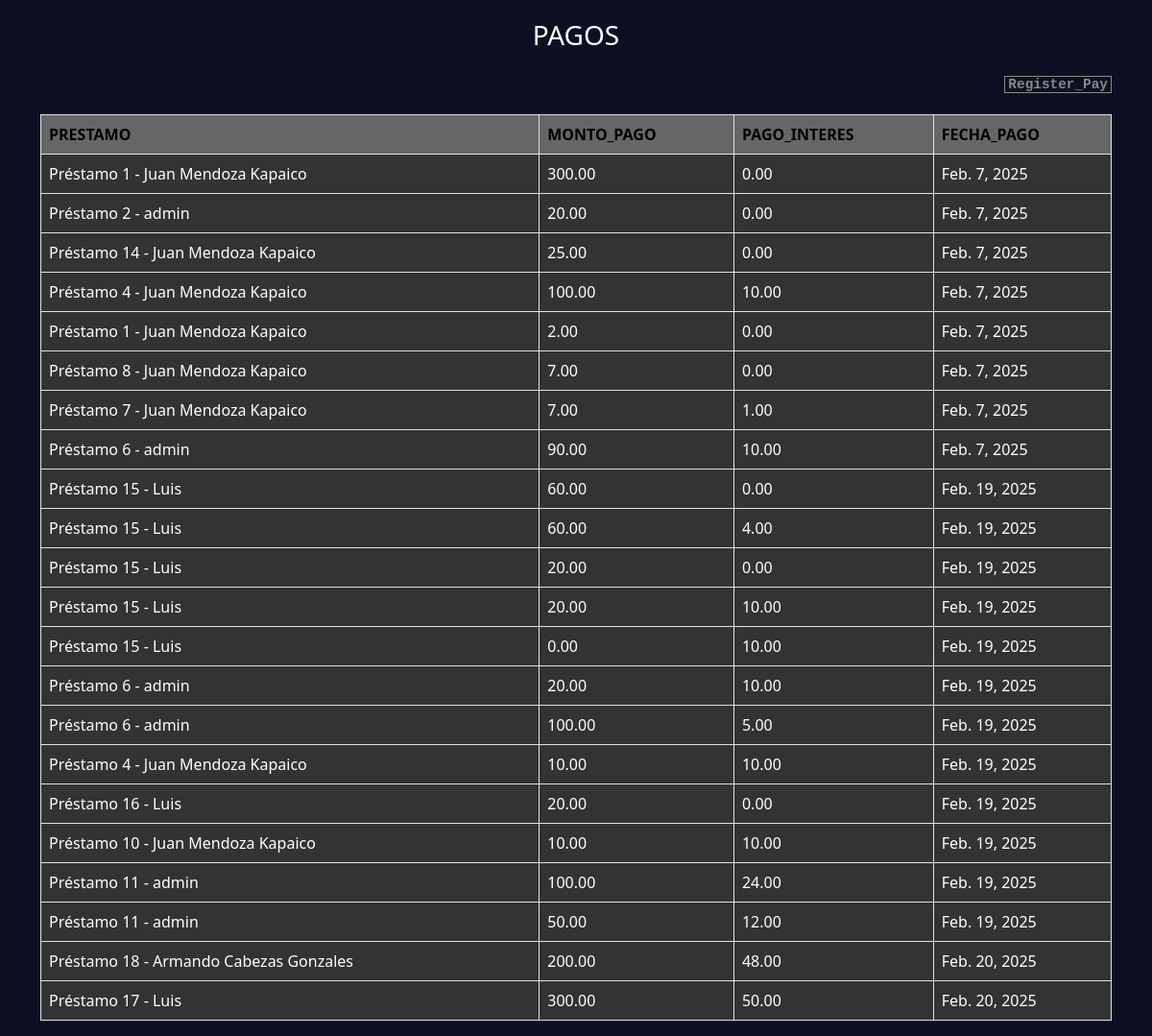
The page /payments/ on the database its author committed.
### pagos/models.py (models this page shows, shortened)
class Pago(models.Model):
    prestamo = models.ForeignKey(Prestamo, on_delete=models.CASCADE)
    monto_pago = models.DecimalField(max_digits=10, decimal_places=2)
    pagar_interes = models.DecimalField(max_digits=10, decimal_places=2, default=0)  # Campo para el interés calculado
    fecha_pago = models.DateField(auto_now_add=True)

### prestamos/models.py (models this page shows)
class Prestamo(models.Model):
    cliente = models.ForeignKey(Cliente, on_delete=models.CASCADE)
    monto = models.DecimalField(max_digits=10, decimal_places=2)
    tasa_interes = models.DecimalField(max_digits=5, decimal_places=2, default=2)
    interes = models.DecimalField(max_digits=10, decimal_places=2, blank=True, null=True)  # Campo para el interés calculado
    fecha_inicio = models.DateField(auto_now_add=True)
    plazo = models.IntegerField()  # Plazo en meses
    def __str__(self):
        return f"Préstamo {self.id} - {self.cliente.nombre}"

### clientes/models.py (models this page shows, shortened)
class Cliente(models.Model):
    nombre = models.CharField(max_length=100)
    telefono = models.CharField(max_length=15)

### pagos/views.py (the view)
# urls.py: path('payments/', views.payments, name='payments'),
@never_cache
def payments(request):
    pagos = Pago.objects.all()
    return render(request, 'payments.html', {'pagos':pagos})

### pagos/templates/payments.html (shortened to what this page needs)
{% extends "home/base.html" %}
{% load static %}
{% block head %}
    <link rel="stylesheet" href="{% static 'css/clients.css' %}">
{% endblock %}
{% block content %}
    <div class="container">
        <h3 class="titulo">PAGOS</h3>
        <div class="enlace text-end"><a href="{% url 'register_pay' %}">Register_Pay</a></div>
        <div class="box_table">
            <table class="table table-bordered">
                <thead>
                    <tr>
                        <th class="fw-bold">PRESTAMO</th>
                        <th class="fw-bold">MONTO_PAGO</th>
                        <th class="fw-bold">PAGO_INTERES</th>
                        <th class="fw-bold">FECHA_PAGO</th>
                    </tr>
                </thead>
                <tbody>
                    {% for p in pagos %}
                    <tr class="">
                        <td class="">{{ p.prestamo }}</td>
                        <td>{{ p.monto_pago }}</td>
                        <td>{{ p.pagar_interes }}</td>
                        <td>{{ p.fecha_pago }}</td>
                    </tr>
                    {% endfor %}
                </tbody>
            </table>
        </div>
    </div>
{% endblock %}

### clientes/static/css/clients.css (style rules this page uses)
.container { background: transparent; }
.container .titulo { text-align: center; margin: 20px 0; }
.container .enlace a { text-decoration: none; padding: 0 3px; color: #888; font-size: 0.9rem; font-family: 'Courier New', Courier, monospace; font-weight: bold; border: 1px solid #888; }
.container .box_table { margin-top: 20px; }
.container .box_table .table thead tr th { background: #666; color: #000; }
.container .box_table .table tbody tr td { background: #333; color: #fff; }

### home/templates/home/base.html (style rules this page uses)
* { margin: 0; padding: 0; box-sizing: border-box; }
body { background-color: #0c1022; color: #fff; }

### rows shown on the page
Pago: prestamo "Préstamo 1 - Juan Mendoza Kapaico", monto_pago "300.00", pagar_interes "0.00", fecha_pago "Feb. 7, 2025"
Pago: prestamo "Préstamo 2 - admin", monto_pago "20.00", pagar_interes "0.00", fecha_pago "Feb. 7, 2025"
Pago: prestamo "Préstamo 14 - Juan Mendoza Kapaico", monto_pago "25.00", pagar_interes "0.00", fecha_pago "Feb. 7, 2025"
Pago: prestamo "Préstamo 4 - Juan Mendoza Kapaico", monto_pago "100.00", pagar_interes "10.00", fecha_pago "Feb. 7, 2025"
Pago: prestamo "Préstamo 1 - Juan Mendoza Kapaico", monto_pago "2.00", pagar_interes "0.00", fecha_pago "Feb. 7, 2025"
Pago: prestamo "Préstamo 8 - Juan Mendoza Kapaico", monto_pago "7.00", pagar_interes "0.00", fecha_pago "Feb. 7, 2025"
Pago: prestamo "Préstamo 7 - Juan Mendoza Kapaico", monto_pago "7.00", pagar_interes "1.00", fecha_pago "Feb. 7, 2025"
Pago: prestamo "Préstamo 6 - admin", monto_pago "90.00", pagar_interes "10.00", fecha_pago "Feb. 7, 2025"
Pago: prestamo "Préstamo 15 - Luis", monto_pago "60.00", pagar_interes "0.00", fecha_pago "Feb. 19, 2025"
Pago: prestamo "Préstamo 15 - Luis", monto_pago "60.00", pagar_interes "4.00", fecha_pago "Feb. 19, 2025"
Pago: prestamo "Préstamo 15 - Luis", monto_pago "20.00", pagar_interes "0.00", fecha_pago "Feb. 19, 2025"
Pago: prestamo "Préstamo 15 - Luis", monto_pago "20.00", pagar_interes "10.00", fecha_pago "Feb. 19, 2025"
Pago: prestamo "Préstamo 15 - Luis", monto_pago "0.00", pagar_interes "10.00", fecha_pago "Feb. 19, 2025"
Pago: prestamo "Préstamo 6 - admin", monto_pago "20.00", pagar_interes "10.00", fecha_pago "Feb. 19, 2025"
Pago: prestamo "Préstamo 6 - admin", monto_pago "100.00", pagar_interes "5.00", fecha_pago "Feb. 19, 2025"
Pago: prestamo "Préstamo 4 - Juan Mendoza Kapaico", monto_pago "10.00", pagar_interes "10.00", fecha_pago "Feb. 19, 2025"
Pago: prestamo "Préstamo 16 - Luis", monto_pago "20.00", pagar_interes "0.00", fecha_pago "Feb. 19, 2025"
Pago: prestamo "Préstamo 10 - Juan Mendoza Kapaico", monto_pago "10.00", pagar_interes "10.00", fecha_pago "Feb. 19, 2025"
Pago: prestamo "Préstamo 11 - admin", monto_pago "100.00", pagar_interes "24.00", fecha_pago "Feb. 19, 2025"
Pago: prestamo "Préstamo 11 - admin", monto_pago "50.00", pagar_interes "12.00", fecha_pago "Feb. 19, 2025"
Pago: prestamo "Préstamo 18 - Armando Cabezas Gonzales", monto_pago "200.00", pagar_interes "48.00", fecha_pago "Feb. 20, 2025"
Pago: prestamo "Préstamo 17 - Luis", monto_pago "300.00", pagar_interes "50.00", fecha_pago "Feb. 20, 2025"
